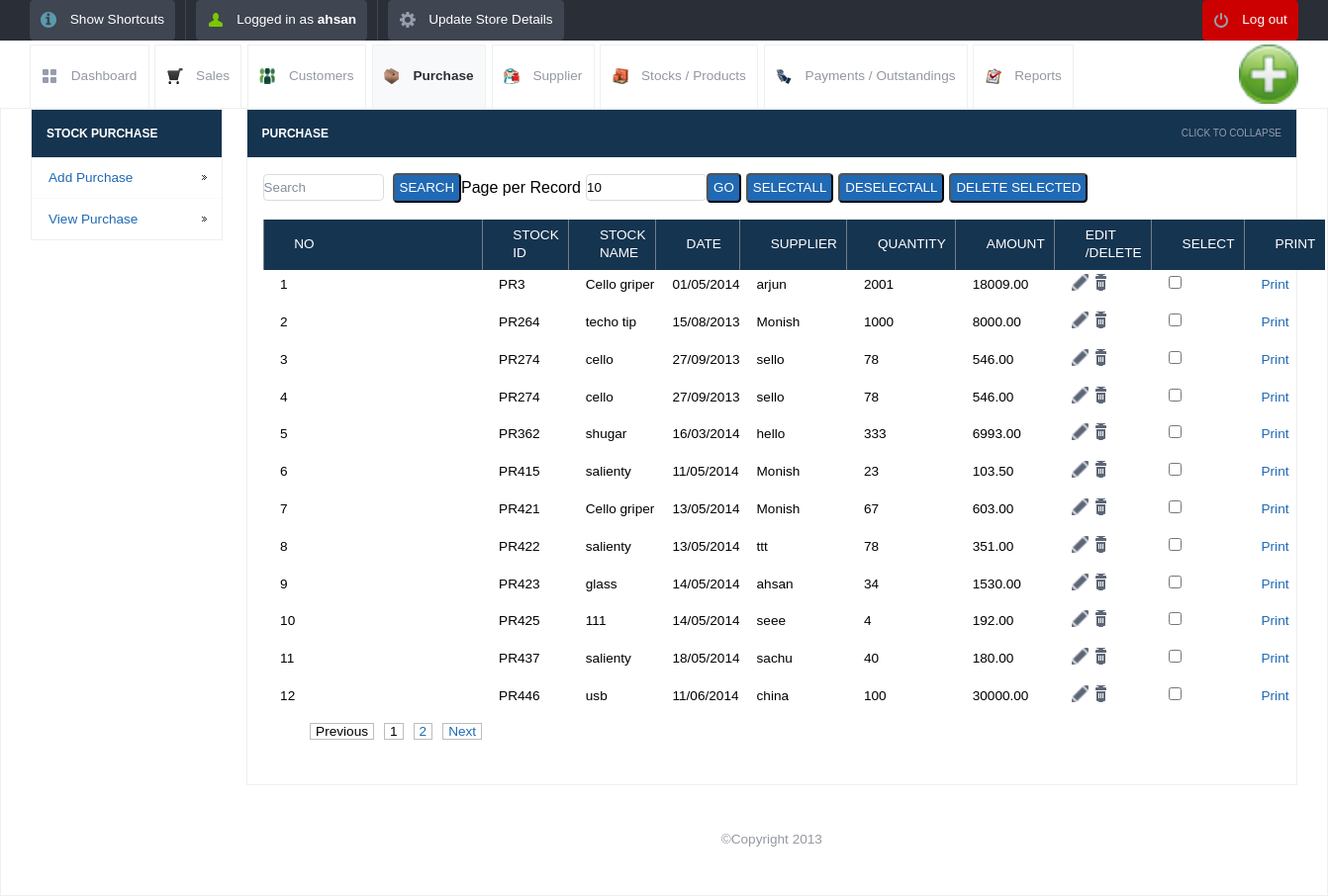
Screenshot of /view_purchase.php (signed in) with the database file from the repository.
### tables this page shows
CREATE TABLE IF NOT EXISTS `stock_entries` (
  `id` int(10) unsigned NOT NULL AUTO_INCREMENT,
  `stock_id` varchar(120) NOT NULL,
  `stock_name` varchar(260) NOT NULL,
  `stock_supplier_name` varchar(200) NOT NULL,
  `category` varchar(120) NOT NULL,
  `quantity` int(11) NOT NULL,
  `company_price` decimal(10,2) NOT NULL,
  `selling_price` decimal(10,2) NOT NULL,
  `opening_stock` int(11) NOT NULL,
  `closing_stock` int(11) NOT NULL,
  `date` datetime NOT NULL,
  `username` varchar(120) NOT NULL,
  `type` varchar(50) NOT NULL,
  `salesid` varchar(120) NOT NULL,
  `total` decimal(10,2) NOT NULL,
  `payment` decimal(10,2) NOT NULL,
  `balance` decimal(10,2) NOT NULL,
  `mode` varchar(150) NOT NULL,
  `description` varchar(500) NOT NULL,
  `due` datetime NOT NULL,
  `subtotal` int(11) NOT NULL,
  `count1` int(11) NOT NULL,
  `billnumber` varchar(120) NOT NULL,
  PRIMARY KEY (`id`)
);

### lib/db.class.php (called while the page is built, shortened)
<?php
  class DB
  {
    function DB($base, $server, $user, $pass)
    {
     $myconnection =  mysql_select_db($base)              ;
    }
    function queryUniqueObject($query, $debug = -1)
    {
      $query = "$query LIMIT 1";
      $result = mysql_query($query) or $this->debugAndDie($query);
      return mysql_fetch_object($result);
    }
  }
?>

### init.php (called while the page is built, shortened)
<?php
	include("lib/db.class.php");
	$db = new DB($config['database'], $config['host'], $config['username'], $config['password']);
?>

### view_purchase.php (the view, shortened to what this page needs)
<?php
include_once("init.php");
?>
<!DOCTYPE html>
<html lang="en">
<head>
	<link rel="stylesheet" href="css/style.css">
	<?php include_once("tpl/common_js.php"); ?>
<link rel="stylesheet"  href="dist/js/jquery.alerts.css" >
</head>
<body>
	<?php include_once("tpl/top_bar.php"); ?>
	<div id="header-with-tabs">
		<div class="page-full-width cf">
			<ul id="tabs" class="fl">
				<li><a href="dashboard.php" class="dashboard-tab">Dashboard</a></li>
				<li><a href="view_sales.php" class="sales-tab">Sales</a></li>
				<li><a href="view_customers.php" class=" customers-tab">Customers</a></li>
				<li><a href="view_purchase.php" class="active-tab purchase-tab">Purchase</a></li>
				<li><a href="view_supplier.php" class=" supplier-tab">Supplier</a></li>
				<li><a href="view_product.php" class=" stock-tab">Stocks / Products</a></li>
				<li><a href="view_payments.php" class="payment-tab">Payments / Outstandings</a></li>
				<li><a href="view_report.php" class="report-tab">Reports</a></li>
			</ul>
			<a href="#" id="company-branding-small" class="fr"><img src="<?php if(isset($_SESSION['logo'])) { echo "upload/".$_SESSION['logo'];}else{ echo "upload/posnic.png"; } ?>" alt="Point of Sale" /></a>
		</div>
	</div>
	<div id="content">
		<div class="page-full-width cf">
			<div class="side-menu fl">
				<h3>Stock Purchase</h3>
				<ul>
					<li><a href="add_purchase.php">Add Purchase</a></li>
					<li><a href="view_purchase.php">View Purchase </a></li>
				</ul>
			</div>
			<div class="side-content fr">
				<div class="content-module">
					<div class="content-module-heading cf">
						<h3 class="fl">Purchase</h3>
						<span class="fr expand-collapse-text">Click to collapse</span>
					</div>
						<div class="content-module-main cf">
					<table>
<form action="" method="post" name="search" >
    <input name="searchtxt" type="text" class="round my_text_box" placeholder="Search" >
&nbsp;&nbsp;<input name="Search" type="submit" class="my_button round blue   text-upper" value="Search">
</form>
 <form action="" method="get" name="limit_go">
    Page per Record<input name="limit" type="text" class="round my_text_box" id="search_limit" style="margin-left:5px;" value="<?php if(isset($_GET['limit'])) echo $_GET['limit']; else echo "10"; ?>" size="3" maxlength="3">
    <input name="go"  type="button" value="Go" class=" round blue my_button  text-upper" onclick="return confirmLimitSubmit()">
</form>
<form name="deletefiles" action="delete.php" method="post">
<input type="button" name="selectall" value="SelectAll" class="my_button round blue   text-upper" onClick="checkAll()"  style="margin-left:5px;"/>
<input type="button" name="unselectall" value="DeSelectAll" class="my_button round blue   text-upper" onClick="uncheckAll()" style="margin-left:5px;" />
<input name="dsubmit" type="button" value="Delete Selected" class="my_button round blue   text-upper" style="margin-left:5px;" onclick="return confirmDeleteSubmit()"/>
					<table>
				<?php
	$tbl_name="stock_entries";
	$adjacents = 3;
	$query = "SELECT COUNT(DISTINCT stock_id) as num FROM $tbl_name where type='entry'";
	$total_pages = mysql_fetch_array(mysql_query($query));
	$total_pages = $total_pages[num];
	$limit = 10;
	$page = $_GET['page'];
	$sql = "SELECT stock_id FROM stock_entries where type='entry'  ";
	$result = mysql_query($sql);
	if ($page == 0) $page = 1;
	$prev = $page - 1;
	$next = $page + 1;
	$lastpage = ceil($total_pages/$limit);
	$pagination = "";
	if($lastpage > 1)
	{
		$pagination .= "<div >";
		if ($page > 1)
			$pagination.= "<a href=\"view_purchase.php?page=$prev&limit=$limit\" class=my_pagination >Previous</a>";
		else
			$pagination.= "<span class=my_pagination>Previous</span>";
		if ($lastpage < 7 + ($adjacents * 2))
		{
			for ($counter = 1; $counter <= $lastpage; $counter++)
			{
				if ($counter == $page)
					$pagination.= "<span class=my_pagination>$counter</span>";
				else
					$pagination.= "<a href=\"view_purchase.php?page=$counter&limit=$limit\" class=my_pagination>$counter</a>";
			}
		}
		if ($page < $counter - 1)
			$pagination.= "<a href=\"view_purchase.php?page=$next&limit=$limit\" class=my_pagination>Next</a>";
		else
			$pagination.= "<span class= my_pagination >Next</span>";
		$pagination.= "</div>\n";
	}
?>
							<tr>
								<th>No</th>
								<th>Stock Id</th>
                                                                <th>Stock Name</th>
								<th>Date</th>
								<th>Supplier</th>
								<th>Quantity</th>
                                <th>Amount</th>
								<th>Edit /Delete</th>
                                                                <th>Select</th>
                                                                 <th>Print</th>
                                                                <td></td>
							</tr>
<?php $i=1; $no=$page-1; $no=$no*$limit;
while($row = mysql_fetch_array($result))
		{
			$entryid=$row['stock_id'];
			$line = $db->queryUniqueObject("SELECT * FROM stock_entries WHERE  stock_id='$entryid'");
			$mysqldate=$line->date;
 		$phpdate = strtotime( $mysqldate );
 		$phpdate = date("d/m/Y",$phpdate);
								 ?>
 									<tr>
                                              <td><?php echo $no+$i; ?></td>
       	<td width="100"><?php echo $line->stock_id; ?></td>
       	<td width="100"><?php echo $line->stock_name; ?></td>
        <td width="100"><?php echo $phpdate; ?></td>
        <td width="100"><?php echo $line->stock_supplier_name 	; ?></td>
         <td width="100"><?php echo $line->quantity; ?></td>
        <td width="100"><?php echo $line->total; ?></td>
    <td>	<a href="update_purchase.php?sid=<?php echo $entryid;?>&table=stock_entries&return=view_purchase.php"	class="table-actions-button ic-table-edit">
	</a>
<a  href="javascript:confirmSubmit(<?php echo $line->id;?>,'stock_entries','view_purchase.php')" class="table-actions-button ic-table-delete"></a>
    </td>
	<td><input type="checkbox" value="<?php echo $line->id; ?>" name="checklist[]" id="check_box" /></td>
    <td><a href=purchase_invoice.php?purchaseid=<?php echo $row['stock_id'];?> target="_blank"> Print</a>
    </td>
</tr>
<?php $i++;  } ?>
 <tr>
       <td align="center"><div style="margin-left:20px;"><?php echo $pagination; ?></div></td>
      </tr>
</table>
</form>
		</div>
	</div>
		<div id="footer">
		<p> &copy;Copyright 2013</p>
	</div>
</body>
</html>

### rows the page displays
stock_entries: stock "PR3", stock_name "Cello griper", date "01/05/2014", stock_supplier_name "arjun", quantity "2001", total "18009.00"
stock_entries: stock "PR264", stock_name "techo tip", date "15/08/2013", stock_supplier_name "Monish", quantity "1000", total "8000.00"
stock_entries: stock "PR274", stock_name "cello", date "27/09/2013", stock_supplier_name "sello", quantity "78", total "546.00"
stock_entries: stock "PR362", stock_name "shugar", date "16/03/2014", stock_supplier_name "hello", quantity "333", total "6993.00"
stock_entries: stock "PR415", stock_name "salienty", date "11/05/2014", stock_supplier_name "Monish", quantity "23", total "103.50"
stock_entries: stock "PR421", stock_name "Cello griper", date "13/05/2014", stock_supplier_name "Monish", quantity "67", total "603.00"
stock_entries: stock "PR422", stock_name "salienty", date "13/05/2014", stock_supplier_name "ttt", quantity "78", total "351.00"
stock_entries: stock "PR423", stock_name "glass", date "14/05/2014", stock_supplier_name "ahsan", quantity "34", total "1530.00"
stock_entries: stock "PR425", stock_name "111", date "14/05/2014", stock_supplier_name "seee", quantity "4", total "192.00"
stock_entries: stock "PR437", stock_name "salienty", date "18/05/2014", stock_supplier_name "sachu", quantity "40", total "180.00"
stock_entries: stock "PR446", stock_name "usb", date "11/06/2014", stock_supplier_name "china", quantity "100", total "30000.00"

### other values shown
$POSNIC['username'] "ahsan"
$no+$i "1"
$no+$i "2"
$no+$i "3"
$no+$i "4"
$no+$i "5"
$no+$i "6"
$no+$i "7"
$no+$i "8"
$no+$i "9"
$no+$i "10"
$no+$i "11"
$no+$i "12"
